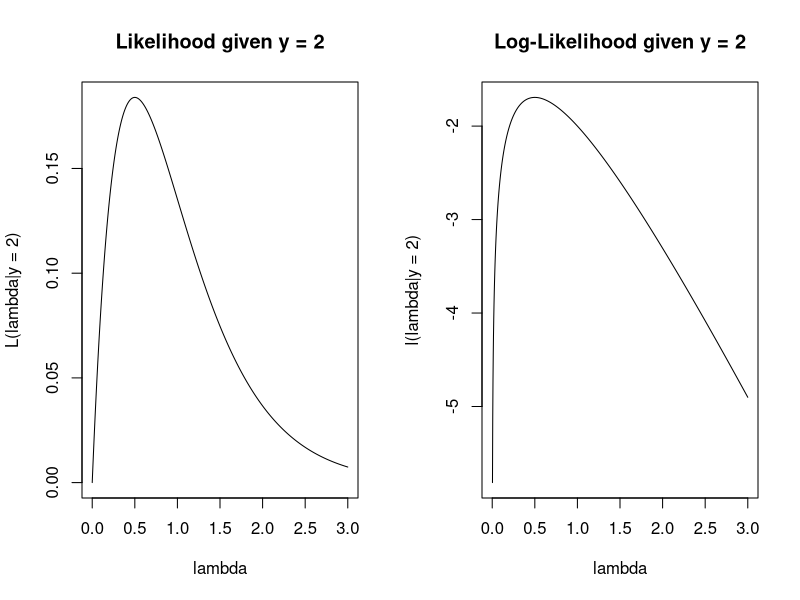
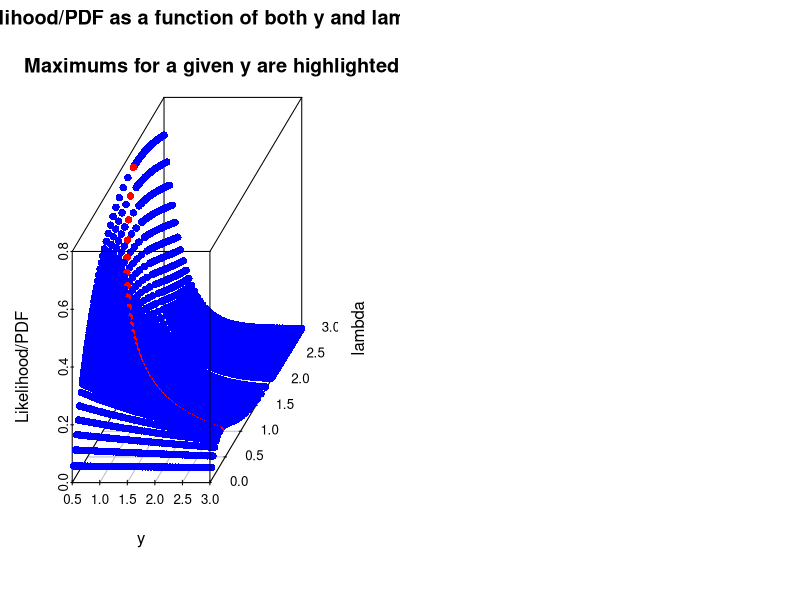
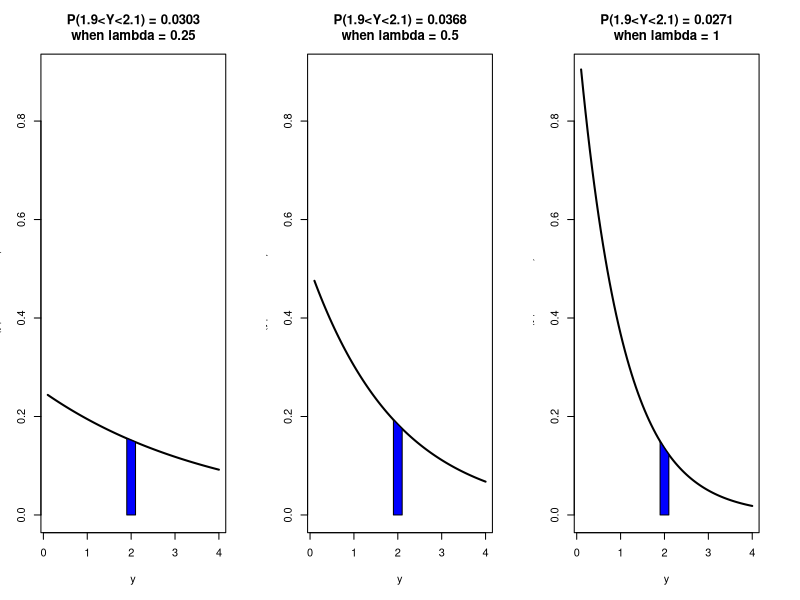

The R source for these figures, in order:
## ---- chunk 1
par(mfrow=c(1,2))
curve(lambda*exp(-2*lambda),
      from = 0, to = 3, n = 1000,
      xname = "lambda", ylab = "L(lambda|y = 2)",
      main = "Likelihood given y = 2")
curve(log(lambda*exp(-2*lambda)),
      from = 0, to = 3, n = 1000,
      xname = "lambda", ylab = "l(lambda|y = 2)",
      main = "Log-Likelihood given y = 2")


#plotting sequences
y <- seq(from = 0.5, to = 3, by = 0.05)
lambda <- c(seq(from = 0.05, to = 1/y[length(y)], by = 0.05), 
            1/y, 
            seq(from = 1/y[1], to = 3, by = 0.05))
#create density function
fylambda <- function(y, lambda){lambda*exp(-lambda*y)}
#grid of points to plot Likelihood or density over
grid <- expand.grid(lambda, y)
#plotting data
plotData <- data.frame(lambda = grid$Var1,
                       y = grid$Var2,
                       likelihood = fylambda(lambda=grid$Var1,y=grid$Var2))
plotData$color <- ifelse(plotData$lambda == 1/plotData$y, "red", "blue")
#static plot
scatterplot3d::scatterplot3d(y = plotData$lambda,
                             x = plotData$y,
                             z = plotData$likelihood, 
                             color = plotData$color,
                             pch = 16, box = TRUE, #highlight.3d = TRUE, 
                             type = "p", 
                             main = "Likelihood/PDF as a function of both y and lambda\n
              Maximums for a given y are highlighted in red",
                             angle = 40,
                             ylab = "lambda",
                             xlab = "y",
                             zlab ="Likelihood/PDF")


par(mfrow = c(1,3))
lambda <- 0.25
y <- seq(from =0.1, to = 4, by = 0.05)
plot(x = y,
     y = lambda*exp(-y*lambda),
     ylab = paste0("f(y|lambda = ", lambda, ")"),
     xlab = "y",
     main = paste0("P(1.9<Y<2.1) = ", round(pexp(2.1, rate = lambda) - pexp(1.9, rate = lambda), 4), "\nwhen lambda = ", lambda),
     type = "l",
     ylim = c(0,0.9),
     lwd = 2)
epsilon <- 0.1
y2 <- seq(from = 2-epsilon, to = 2+epsilon, length = 100)
polygon(x = c(y2, rev(y2)), y = c(lambda*exp(-y2*lambda), rep(0, length(y2))), col = "blue")

lambda <- 0.5
plot(x = y,
     y = lambda*exp(-y*lambda),
     ylab = paste0("f(y|lambda = ", lambda, ")"),
     xlab = "y",
     main = paste0("P(1.9<Y<2.1) = ", round(pexp(2.1, rate = lambda) - pexp(1.9, rate = lambda), 4), "\nwhen lambda = ", lambda),
     type = "l",
     ylim = c(0,0.9),
     lwd = 2)
polygon(x = c(y2, rev(y2)), y = c(lambda*exp(-y2*lambda), rep(0, length(y2))), col = "blue")

lambda <- 1
plot(x = y,
     y = lambda*exp(-y*lambda),
     ylab = paste0("f(y|lambda = ", lambda, ")"),
     xlab = "y",
     main = paste0("P(1.9<Y<2.1) = ", round(pexp(2.1, rate = lambda) - pexp(1.9, rate = lambda), 4), "\nwhen lambda = ", lambda),
     type = "l",
     ylim = c(0,0.9),
     lwd = 2)
polygon(x = c(y2, rev(y2)), y = c(lambda*exp(-y2*lambda), rep(0, length(y2))), col = "blue")
